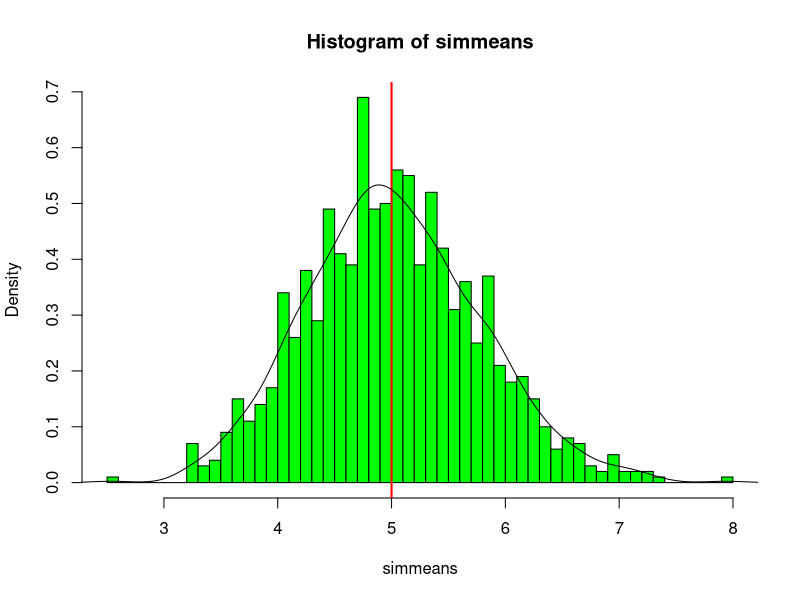
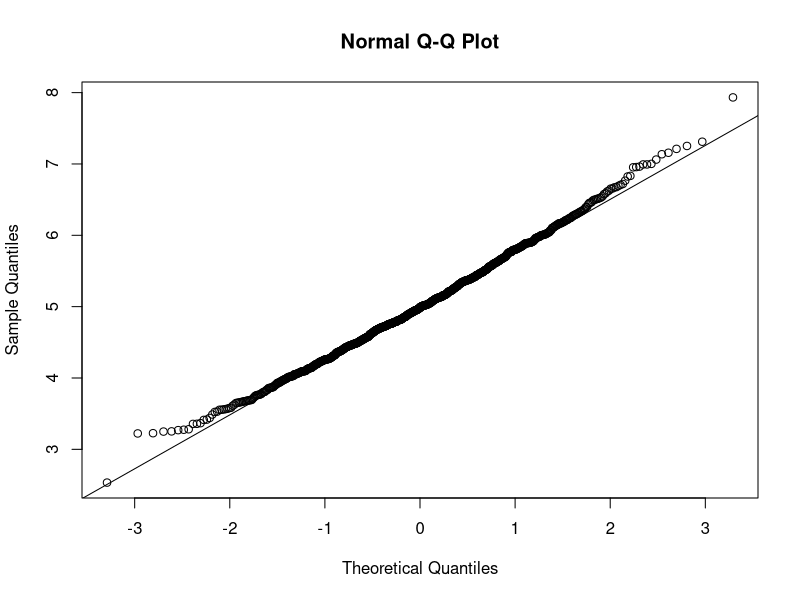
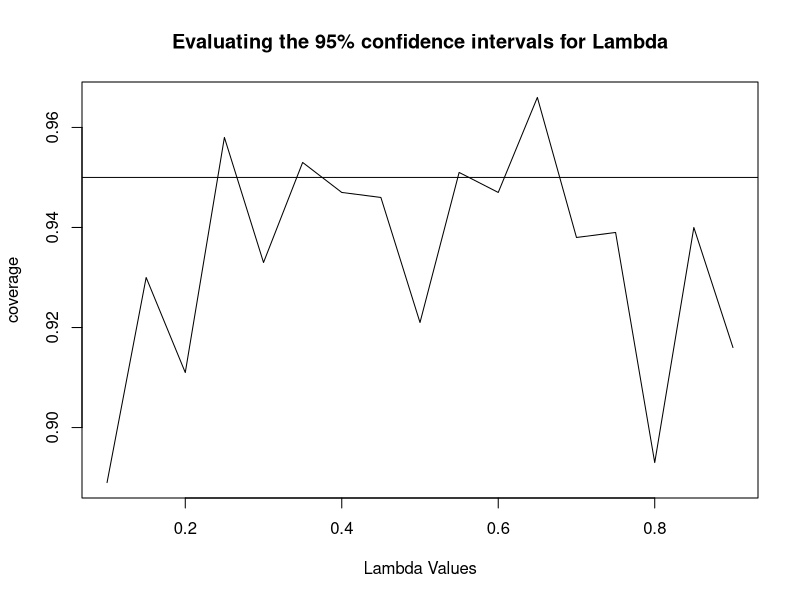

Write R code to recreate these figures, in order.
## ---- chunk 1
set.seed(2)
##Define variables
n <- 40
lambda <- 0.2
nsim <- 1000

###Run Simulation
simmeans <- rowMeans(matrix(rexp(n*nsim, lambda), nsim, n))
## ---- chunk 2
median(simmeans)
## ---- chunk 3
1/lambda
## ---- chunk 4
var(simmeans)
## ---- chunk 5
1/(lambda^2 * n)
## ---- chunk 6
hist(simmeans, breaks = 50, col = "green", prob = TRUE)
abline(v = 1/lambda, lwd = 2, col = "red")
lines(density(simmeans))
## ---- chunk 7
qqnorm(simmeans)
qqline(simmeans, probs=c(0.25,0.75))
## ---- chunk 8
lvals <- seq(0.1, .9, by = 0.05)
coverage <- sapply(lvals, function(p) {
  phats <- rbinom(nsim, prob = p, size = n)/n
  ll <- phats - qnorm(0.975) * sqrt(phats * (1 - phats)/n)
  ul <- phats + qnorm(0.975) * sqrt(phats * (1 - phats)/n)
  mean(ll < p & ul > p)
})

plot(lvals, coverage, type = "l", xlab = "Lambda Values", 
     main = "Evaluating the 95% confidence intervals for Lambda")
abline(h = 0.95)
## ---- chunk 9
mean(simmeans) + c(-1,1)*1.96*sd(simmeans)/sqrt(length(simmeans))

